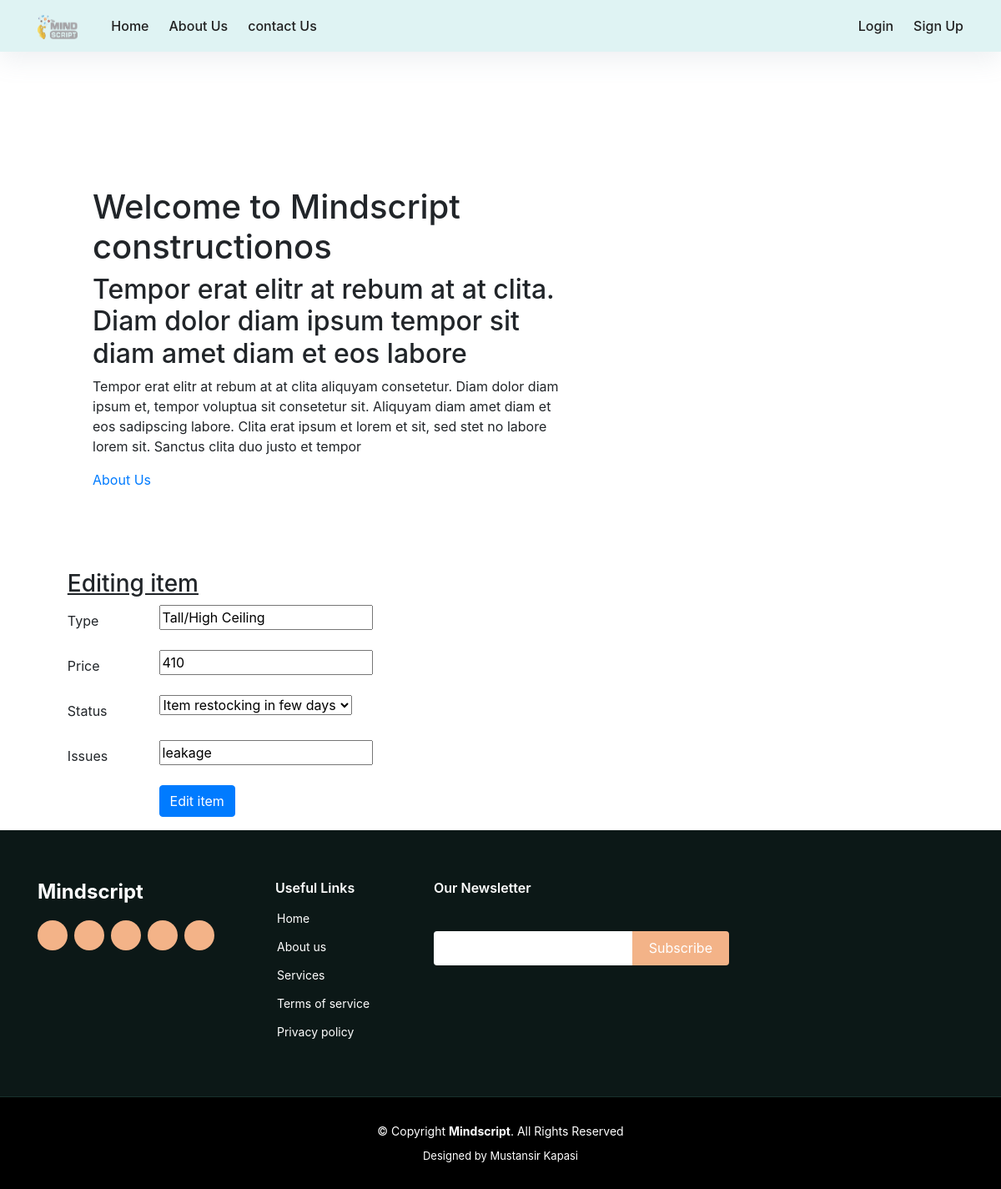
Page /Concrete/edit_item/16 on the committed database.
### web_app/models.py (models this page shows, shortened)
class Material(models.Model):
    type = models.CharField(max_length=200, blank=False)
    price = models.IntegerField()
    choices = (
        ('AVAILABLE', 'Item ready to be purchased'),
        ('SOLD', 'Item already purchased'),
        ('RESTOCKING', 'Item restocking in few days')
    )
    status = models.CharField(max_length=10, choices=choices, default='SOLD')
    issues = models.CharField(max_length=50, default="No Issues")
    class Meta:
        abstract = True

class Concrete(Material):
    pass

### web_app/views.py (the view)
# urls.py: url(r'^Concrete/edit_item/(?P<pk>\d+)$', edit_Concrete, name="edit_Concrete"),
def edit_Concrete(request, pk):
    return edit_item(request, pk, Concrete, ConcreteForm)

### web_app/forms.py
class ConcreteForm(forms.ModelForm):
    class Meta:
        model = Concrete
        fields = ('type', 'price', 'status', 'issues')

### web_app/views.py (called while the page is built)
def edit_item(request, pk, model, cls):
    item = get_object_or_404(model, pk=pk)
    if request.method == "POST":
        form = cls(request.POST, instance=item)
        if form.is_valid():
            form.save()
            return redirect('dashboard')
    else:
        form = cls(instance=item)
        return render(request, 'web_app/edit_item.html', {'form': form})

### web_app/templates/web_app/edit_item.html (shortened to what this page needs)
{% extends 'web_app/dashboard.html' %}
{% block content %}
<div class="container col-md-10 edit_box" >
  <form method="POST">
    <h3><u>Editing item</u></h3>
    {% for field in form %}
    <div class="form-group row">
      <label for="id_{{ field.name }}" class="col-2 col-form-label">{{ field.label }}</label>
      <div class="col-10">
        {{ field }}
      </div>
    </div>
    {% endfor %}
    <div class="form-group row">
      <div class="offset-sm-2 col-sm-6">
        <button type="submit" class="btn btn-primary">Edit item</button>
      </div>
    </div>
  </form>
</div>
{% endblock %}

### rows in the picture
Concrete: form "Tall/High Ceiling" "410" "Item restocking in few days" "leakage"

### other values in the picture
{{ field.label }} "Type" "Price" "Status" "Issues"
